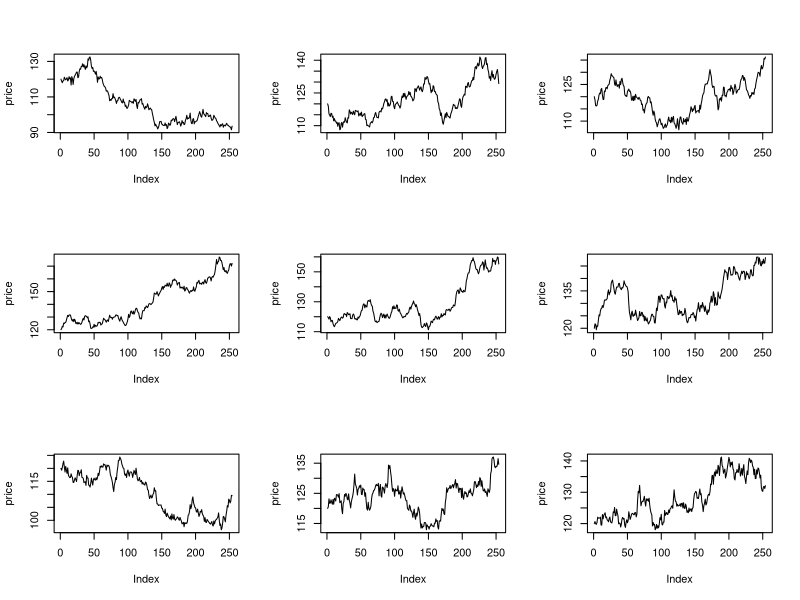

Write the R code that produced this figure.
## ---- chunk 1
set.seed(2012)
n = 253
par(mfrow = c(3,3))
for (i in (1:9)){
  logr = rnorm(n, 0.05/253, 0.2/sqrt(253))
  price = c(120, 120 * exp(cumsum(logr)))
  plot(price, type = "l")
}
## ---- chunk 2
data = read.csv('MCD_PriceDaily.csv')
logReturn = diff(log(data[,"Adj.Close"]))
head(logReturn)
## ---- chunk 3
#Simulation of situation
niter = 1e5
set.seed(2015)
outcome = rep(0, niter)
outcome2 = rep(0, niter)

for(i in (1:niter)){
  logr = rnorm(20, mean = mean(logReturn), sd = sd(logReturn))
  price = 93.07*exp(cumsum(logr))
  outcome[i] = ifelse(sum(price < 84.5) > 1, 125, -1)
  ind = (min(price) < 84.5)
  outcome2[i] = 125*ind - (1 - ind)
}
## ---- chunk 4
#Expected Value from Bet
ev <- sum(outcome)/niter
ev2 <- sum(outcome2)/niter
c(ev,ev2)
